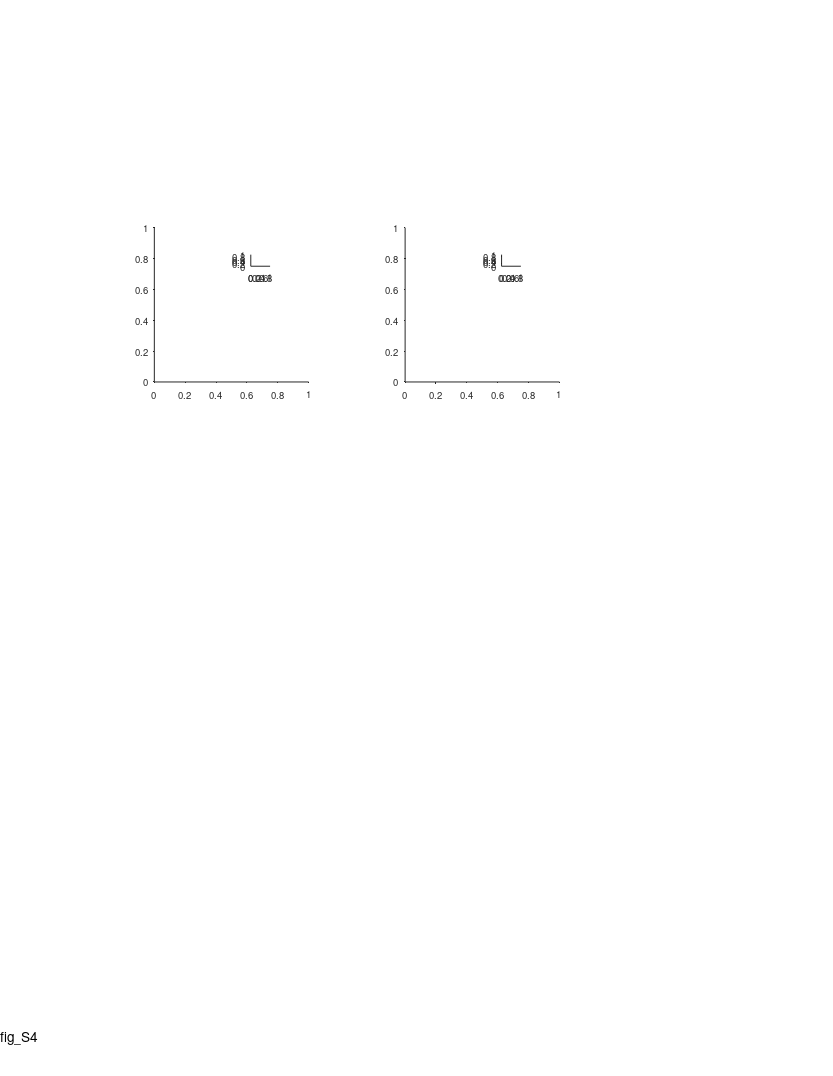

Source code (MATLAB): (Note: this script raises an error after producing the figure.)
%% Large Scale - supp fig - comparing the two arms

%%
clear 
clc

%% plotting options
% yscale_opt = 'linear';
yscale_opt = 'log';

%% define output files
res_dir = 'L:\paper_figures';
mkdir(res_dir)
fig_name_str = 'fig_S4';
fig_caption_str = 'compare firing patterns between the two arms (long vs. short)';
log_name_str = [fig_name_str '_log_file' '.txt'];
log_name_str = strrep(log_name_str , ':', '-');
log_name_str = strrep(log_name_str , ' ', '_');
log_name_out = fullfile(res_dir, log_name_str);

%% open log file
diary off
diary(log_name_out)
diary on
disp('Log file');
disp(['created: ', datestr(clock)]);
disp('======================================================');
disp([fig_name_str ':' fig_caption_str]);
disp('======================================================');
disp('');

%% create figure
% =========================================================================
% figure_size_cm = [21.0 29.7]; % ~A4
figure_size_cm = [21.6 27.9]; % ~US letter
figure ;
% Some WYSIWYG options:
set(gcf,'DefaultAxesFontSize',7);
set(gcf,'DefaultAxesFontName','helvetica');
set(gcf,'DefaultAxesUnits','centimeters');
set(gcf,'PaperType','usletter')
% set(gcf,'PaperType','<custom>');
set(gcf,'PaperUnits','centimeters','PaperPosition',[0 0 figure_size_cm]);
set(gcf,'PaperOrientation','portrait');
set(gcf,'Units','centimeters','Position',get(gcf,'paperPosition')+[0 0 0 0]); % position on screen...
set(gcf, 'Renderer', 'painters');
set(groot, 'defaultAxesTickDir', 'out');
set(groot,  'defaultAxesTickDirMode', 'manual');
annotation('textbox', [0.5 1 0 0], 'String',fig_name_str, 'HorizontalAlignment','center','Interpreter','none', 'FitBoxToText','on');
pause(0.2); % workaround to solve matlab automatically changing the axes positions...

% create panels
panels_size = [4 4];
panel_A = axes('position', [ 4    18 panels_size]);
panel_B = axes('position', [10.5  18 panels_size]);
panel_A_legend = axes('position', [ 6.5 21 0.5 0.3]);
panel_B_legend = axes('position', [13   21 0.5 0.3]);
% panel_A(1) = axes('position', [ 4   18 panels_size]);
% panel_A(2) = axes('position', [ 4   13 panels_size]);
% panel_A(3) = axes('position', [ 4    8 panels_size]);
% panel_B(1) = axes('position', [10.5 18 panels_size]);
% panel_B(2) = axes('position', [10.5 13 panels_size]);
% panel_B(3) = axes('position', [10.5  8 panels_size]);
% panel_A_legend(1) = axes('position', [ 6.5 20.5 0.5 0.3]);
% panel_A_legend(2) = axes('position', [ 6.5 15.5 0.5 0.3]);
% panel_A_legend(3) = axes('position', [ 6.5 10.5 0.5 0.3]);
% panel_B_legend(1) = axes('position', [12.5 20.5 0.5 0.3]);
% panel_B_legend(2) = axes('position', [12.5 15.5 0.5 0.3]);
% panel_B_legend(3) = axes('position', [12.5 10.5 0.5 0.3]);

%% load population data
% =========================================================================
prm = PARAMS_GetAll();
cells_t = DS_get_cells_summary();
bats = [79,148,34,9861,2289];
cells_t(~ismember(cells_t.bat, bats ),:) = [];
cells = cellfun(@(c)(cell_load_data(c,'details')), cells_t.cell_ID, 'UniformOutput',0);
cells = [cells{:}];
cells = [cells.details];
cells(~contains({cells.brain_area}, 'CA1')) = [];
cells(~ismember([cells.ClusterQuality], [2])) = [];
cells = cellfun(@(c)(cell_load_data(c,'details','meanFR')), {cells.cell_ID}, 'UniformOutput',0);
cells = [cells{:}];
cells_details = [cells.details];
cells_ID = {cells_details.cell_ID};
meanFR = [cells.meanFR];
cells_ID([meanFR.all]>prm.inclusion.interneuron_FR_thr)=[];
clear cells stats cells_details cells_t
cells = cellfun(@(c)(cell_load_data(c,'details','stats','meanFR','stats','inclusion','signif','fields','FR_map','Ipos')), cells_ID, 'UniformOutput',0);
cells = [cells{:}];
whos cells

%% load LM data
exp_ID = 'b2289_d180615';
exp = exp_load_data(exp_ID,'LM');
LM = exp.LM;
% LM( contains({LM.name},{'ball','enter'}) ) = [];
turn_point_LM = LM( contains({LM.name},{'turn-point'}) );

%% panel A - Arrange data - compare fields size between short/long arms
fields_size = builtin('cell',length(cells),2);
for ii_dir = 1:2
    for ii_cell = 1:length(cells)
        cell = cells(ii_cell);
        if ~cell.signif(ii_dir).TF % check signif per direction
            continue;
        end
        fields = cell.fields{ii_dir};
        fields([fields.in_low_speed_area]) = []; % remove fields in low speed area
        pos = [fields.loc];
        width = [fields.width_prc];
        pos_thr = turn_point_LM.pos_proj;
        IX1 = pos <  pos_thr;
        IX2 = pos >= pos_thr;
        fields_size{ii_cell,ii_dir,1} = width(IX1);
        fields_size{ii_cell,ii_dir,2} = width(IX2);
    end
end
nFields = cellfun(@length, fields_size);
nFields(nFields==0) = nan;

%% panel A - plot (per direction)
% % % % for ii_dir = 1:2
% % % %     axes(panel_A(ii_dir));
% % % %     cla
% % % %     hold on
% % % %     
% % % %     x1 = [fields_size{:,ii_dir,1}];
% % % %     x2 = [fields_size{:,ii_dir,2}];
% % % %     
% % % %     c = prm.graphics.colors.flight_directions{ii_dir};
% % % %     nBins = 15;
% % % %     h1 = histogram( x1 );
% % % %     h1.NumBins = nBins;
% % % %     h1.Normalization = 'pdf';
% % % %     h1.DisplayStyle = 'stairs';
% % % %     h1.EdgeColor = c;
% % % %     h1.LineWidth = 2; % long arm
% % % %     h2 = histogram( x2 );
% % % %     h2.NumBins = nBins;
% % % %     h2.Normalization = 'pdf';
% % % %     h2.DisplayStyle = 'stairs';
% % % %     h2.EdgeColor = c;
% % % %     h2.LineWidth = 1; % short arm
% % % %     [H,P_KS,KSSTAT] = kstest2(x1,x2);
% % % %     text(1,0.9,sprintf('P_{KS} = %.2f',P_KS),'Units','normalized','HorizontalAlignment','right','VerticalAlignment','top','FontSize',7);
% % % % %     P_ranksum = ranksum(x1,x2);
% % % % %     text(1,0.85,sprintf('P_{Wilc}=%.2f',P_ranksum),'Units','normalized','HorizontalAlignment','right','VerticalAlignment','top','FontSize',7);
% % % %     ha=gca;
% % % %     ha.YLim(1) = 6e-4;
% % % %     ha.YScale = yscale_opt;
% % % %     ha.XRuler.TickLabelGapOffset = -1;
% % % %     ha.TickLength = [0.03 0.03];
% % % % %     title("dir "+ii_dir);
% % % %     xlabel('Field size (m)', 'Units','normalized','Position',[0.5 -0.12]);
% % % %     ylabel('Probability', 'Units','normalized','Position',[-0.20 0.5]);
% % % % end
% % % % axes(panel_A(1));
% % % % text(-0.3,1.15, 'A', 'Units','normalized','FontWeight','bold');

%% add direction arrows
% arrow_vec = 0.025*[-1 1] + 0.29;
% arrow_y = 0.83*[1 1];
% clear h
% h(1)=annotation('arrow',      arrow_vec , arrow_y-0.01, 'Color', prm.graphics.colors.flight_directions{1});
% h(2)=annotation('arrow', flip(arrow_vec), arrow_y-0.2,      'Color', prm.graphics.colors.flight_directions{2});
% [h.HeadWidth] = disperse([5 5]);
% [h.HeadLength] = disperse([5 5]);

%% legend for long/short arms
% % % for ii_dir = 1:2
% % %     axes(panel_A_legend(ii_dir));
% % %     cla
% % %     hold on
% % %     plot([1 2], [2 2], 'Color', prm.graphics.colors.flight_directions{ii_dir}, 'LineWidth', 2); % long arm
% % %     plot([1 2], [1 1], 'Color', prm.graphics.colors.flight_directions{ii_dir}, 'LineWidth', 1); % shorty arm
% % %     xlim([0.5 2.5])
% % %     text(2.5, 1, 'Short arm', 'HorizontalAlignment','left','VerticalAlignment','middle','FontSize',7);
% % %     text(2.5, 2, 'Long arm',  'HorizontalAlignment','left','VerticalAlignment','middle','FontSize',7);
% % %     set(gca,'visible','off');
% % % end

%% panel A - plot (directions pooled)
axes(panel_A);
cla
hold on
text(-0.3,1.15, 'A', 'Units','normalized','FontWeight','bold');
x1 = [fields_size{:,:,1}];
x2 = [fields_size{:,:,2}];
x1(isnan(x1))=[];
x2(isnan(x2))=[];
c = [0 0 0];
nBins = 15;
h1 = histogram( x1 );
h1.NumBins = nBins;
h1.Normalization = 'pdf';
h1.DisplayStyle = 'stairs';
h1.EdgeColor = c;
h1.LineWidth = 2; % long arm
h2 = histogram( x2 );
h2.NumBins = nBins;
h2.Normalization = 'pdf';
h2.DisplayStyle = 'stairs';
h2.EdgeColor = c;
h2.LineWidth = 1; % short arm
[H,P_KS,KSSTAT] = kstest2(x1,x2,'Tail','unequal');
text(1,1,sprintf('P_{KS} = %.3f',P_KS),'Units','normalized','HorizontalAlignment','right','VerticalAlignment','top','FontSize',7);
% P_ranksum = ranksum(x1,x2);
% text(1,0.85,sprintf('P_{Wilc}=%.3f',P_ranksum),'Units','normalized','HorizontalAlignment','right','VerticalAlignment','top','FontSize',7);
ha=gca;
ha.YLim = [0.6e-3 0.2];
ha.YScale = yscale_opt;
ha.XRuler.TickLabelGapOffset = -1;
ha.TickLength = [0.03 0.03];
ha.YTick = 10.^[-3 -2 -1];
ha.YTickLabel = {'10^{ -3}'; '10^{ -2}'; '10^{ -1}';};
xlabel('Field size (m)', 'Units','normalized','Position',[0.5 -0.14]);
ylabel('Probability', 'Units','normalized','Position',[-0.20 0.5]);

%% legend for long/short arms
axes(panel_A_legend);
cla
hold on
plot([1 2], [2 2], 'Color', 'k', 'LineWidth', 2, 'Clipping', 'off'); % long arm
plot([1 2], [1 1], 'Color', 'k', 'LineWidth', 1, 'Clipping', 'off'); % shorty arm
xlim([0.5 2.5])
text(2.5, 1, 'Short arm', 'HorizontalAlignment','left','VerticalAlignment','middle','FontSize',7);
text(2.5, 2, 'Long arm',  'HorizontalAlignment','left','VerticalAlignment','middle','FontSize',7);
set(gca,'visible','off');


%% field size ratio - from fields only in the long arm
% ------------------------------------------------------------------------
LS_field_ratio_all_long  = nan(1,length(cells));
LS_field_ratio_all_short = nan(1,length(cells));
LS_field_ratio_dir_long = nan(2,length(cells));
LS_field_ratio_dir_short = nan(2,length(cells));
pos_thr = turn_point_LM.pos_proj;
for ii_cell = 1:length(cells)
    cell = cells(ii_cell);
    
    %% pooled stats - check at least one direction is signif
    if any([cell.signif.TF])
        fields=[];
        for ii_dir = 1:2
            if cell.signif(ii_dir).TF 
                fields_to_add = cell.fields{ii_dir};
                % workaround to solve the problem that sometimes I don't have the
                % field 'overlap_edges'... maybe change that in 'cell_calc_fields'...
                if isfield(fields_to_add,'overlap_edges')
                    fields_to_add = rmfield(fields_to_add,'overlap_edges');
                end
                fields = [fields fields_to_add];
            end
        end
        fields([fields.in_low_speed_area])=[];
        IX1 = [fields.loc] <  pos_thr;
        IX2 = [fields.loc] >= pos_thr;
        long_arm_fields = fields(IX1);
        short_arm_fields = fields(IX2);
        if length(long_arm_fields) >= 2
            LS_field_ratio_all_long(ii_cell) = max([long_arm_fields.width_prc]) / min([long_arm_fields.width_prc]);
        end
        if length(short_arm_fields) >= 2
            LS_field_ratio_all_short(ii_cell) = max([short_arm_fields.width_prc]) / min([short_arm_fields.width_prc]);
        end
    end
    
    %% per dir stats - check signif per direction
    for ii_dir = 1:2
        if cell.signif(ii_dir).TF 
            fields = cell.fields{ii_dir};
            fields([fields.in_low_speed_area])=[];
            IX1 = [fields.loc] <  pos_thr;
            IX2 = [fields.loc] >= pos_thr;
            long_arm_fields = fields(IX1);
            short_arm_fields = fields(IX2);
            if length(long_arm_fields) >= 2
                LS_field_ratio_dir_long(ii_dir,ii_cell) = max([long_arm_fields.width_prc]) / min([long_arm_fields.width_prc]);
            end
            if length(short_arm_fields) >= 2
                LS_field_ratio_dir_short(ii_dir,ii_cell) = max([short_arm_fields.width_prc]) / min([short_arm_fields.width_prc]);
            end
        end
    end
end

%% panel B - plot (per direction)
% % % for ii_dir = 1:2
% % %     axes(panel_B(ii_dir));
% % %     cla
% % %     hold on
% % % 
% % %     x1=LS_field_ratio_dir_long(ii_dir,:);
% % %     x2=LS_field_ratio_dir_short(ii_dir,:);
% % %     x1(isnan(x1))=[];
% % %     x2(isnan(x2))=[];
% % % 
% % %     nBinEdges = 9;
% % %     edges = logspace(0,log10(25),nBinEdges);
% % %     c = prm.graphics.colors.flight_directions{ii_dir};
% % %     h1=histogram(x1);
% % %     h1.BinEdges = edges;
% % %     h1.Normalization = 'pdf';
% % %     h1.DisplayStyle = 'stairs';
% % %     h1.EdgeColor = c;
% % %     h1.LineWidth = 2; % long arm
% % %     h2=histogram(x2);
% % %     h2.BinEdges = edges;
% % %     h2.Normalization = 'pdf';
% % %     h2.DisplayStyle = 'stairs';
% % %     h2.EdgeColor = c;
% % %     h2.LineWidth = 1; % short arm
% % % 
% % %     [H,P_KS,KSSTAT] = kstest2(x1, x2, 'Tail','unequal');
% % %     text(1,1,sprintf('P_{KS} = %.3f',P_KS),'Units','normalized','HorizontalAlignment','right','VerticalAlignment','top','FontSize',7);
% % % %     P_ranksum = ranksum(x1,x2);
% % % %     text(1,0.95,sprintf('P_{Wilc}=%.3f',P_ranksum),'Units','normalized','HorizontalAlignment','right','VerticalAlignment','top','FontSize',7);
% % % 
% % %     ha=gca;
% % %     ha.YScale = yscale_opt;
% % %     % ha.YScale = 'linear';
% % %     ha.XScale = 'log';
% % %     ha.XLim = [0 27];
% % %     ha.XTick = [1 2 5 10 20];
% % %     ha.YLim = [3e-4 1.2];
% % %     ha.YTick = 10.^[-3 -2 -1];
% % %     ha.YTickLabel = {'10^{ -3}'; '10^{ -2}'; '10^{ -1}';};
% % %     ha.TickDir='out';
% % %     ha.TickLength = [0.03 0.03];
% % %     ha.XRuler.TickLabelGapMultiplier = -0.35;
% % %     ha.YRuler.TickLabelGapMultiplier = 0.001;
% % %     xlabel({'Field size ratio';'largest/smallest'},'Units','normalized','Position',[0.5 -0.12]);
% % %     ylabel('Probability','Units','normalized','Position',[-0.18 0.5]);
% % % 
% % %     % add legend
% % %     axes(panel_B_legend);
% % %     cla
% % %     hold on
% % %     plot([1 2], [2 2], 'Color', 'k', 'LineWidth', 2,'Clipping','off'); % long arm
% % %     plot([1 2], [1 1], 'Color', 'k', 'LineWidth', 1,'Clipping','off'); % shorty arm
% % %     xlim([0.5 2.5])
% % %     ylim([0 1])
% % %     text(2.5, 1, 'Short arm', 'HorizontalAlignment','left','VerticalAlignment','middle','FontSize',7);
% % %     text(2.5, 2, 'Long arm',  'HorizontalAlignment','left','VerticalAlignment','middle','FontSize',7);
% % %     set(gca,'visible','off');
% % % end
% % % axes(panel_B(1));
% % % text(-0.3,1.15, 'B', 'Units','normalized','FontWeight','bold');

%% panel B - plot (directions pooled)
axes(panel_B);
cla
hold on
text(-0.3,1.15, 'B', 'Units','normalized','FontWeight','bold');

x1=LS_field_ratio_all_long;
x2=LS_field_ratio_all_short;
x1(isnan(x1))=[];
x2(isnan(x2))=[];

nBinEdges = 9;
edges = logspace(0,log10(25),nBinEdges);
c = [0 0 0];
h1=histogram(x1);
h1.BinEdges = edges;
h1.Normalization = 'pdf';
h1.DisplayStyle = 'stairs';
h1.EdgeColor = c;
h1.LineWidth = 2; % long arm
h2=histogram(x2);
h2.BinEdges = edges;
h2.Normalization = 'pdf';
h2.DisplayStyle = 'stairs';
h2.EdgeColor = c;
h2.LineWidth = 1; % short arm

[H,P_KS,KSSTAT] = kstest2(x1, x2, 'Tail','unequal');
text(1,1,sprintf('P_{KS} = %.3f',P_KS),'Units','normalized','HorizontalAlignment','right','VerticalAlignment','top','FontSize',7);
% P_ranksum = ranksum(x1,x2);
% text(1,0.95,sprintf('P_{Wilc}=%.3f',P_ranksum),'Units','normalized','HorizontalAlignment','right','VerticalAlignment','top','FontSize',7);

ha=gca;
ha.YScale = yscale_opt;
% ha.YScale = 'linear';
ha.XScale = 'log';
ha.XLim = [0 27];
ha.XTick = [1 2 5 10 20];
ha.YLim = [3e-4 1.2];
ha.YTick = 10.^[-3 -2 -1];
ha.YTickLabel = {'10^{ -3}'; '10^{ -2}'; '10^{ -1}';};
ha.TickDir='out';
ha.TickLength = [0.03 0.03];
ha.XRuler.TickLabelGapOffset = -1;
xlabel({'Field size ratio';'largest/smallest'},'Units','normalized','Position',[0.5 -0.12]);
ylabel('Probability','Units','normalized','Position',[-0.18 0.5]);

%% add legend
axes(panel_B_legend);
cla
hold on
plot([1 2], [2 2], 'Color', 'k', 'LineWidth', 2,'Clipping','off'); % long arm
plot([1 2], [1 1], 'Color', 'k', 'LineWidth', 1,'Clipping','off'); % shorty arm
xlim([0.5 2.5])
text(2.5, 1, 'Short arm', 'HorizontalAlignment','left','VerticalAlignment','middle','FontSize',7);
text(2.5, 2, 'Long arm',  'HorizontalAlignment','left','VerticalAlignment','middle','FontSize',7);
set(gca,'visible','off');

%% print/save the figure
fig_name_out = fullfile(res_dir, sprintf('%s_yscale_%s',fig_name_str,yscale_opt));
print(gcf, fig_name_out, '-dpdf', '-cmyk', '-painters');
% print(gcf, fig_name_out, '-dtiff', '-cmyk', '-painters');
% saveas(gcf , fig_name_out, 'fig');
disp('figure was successfully saved to pdf/tiff/fig formats');
